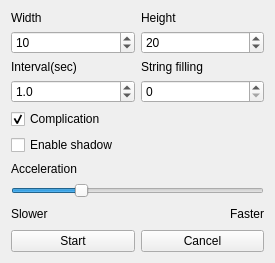
<?xml version="1.0" encoding="UTF-8"?>
<ui version="4.0">
 <class>CustomGameDlg</class>
 <widget class="QWidget" name="CustomGameDlg">
  <property name="windowModality">
   <enum>Qt::ApplicationModal</enum>
  </property>
  <property name="geometry">
   <rect>
    <x>0</x>
    <y>0</y>
    <width>275</width>
    <height>263</height>
   </rect>
  </property>
  <property name="windowTitle">
   <string>New game</string>
  </property>
  <property name="windowIcon">
   <iconset resource="resources.qrc">
    <normaloff>:/icon.png</normaloff>:/icon.png</iconset>
  </property>
  <layout class="QVBoxLayout" name="verticalLayout">
   <item>
    <layout class="QGridLayout" name="gridLayout">
     <item row="0" column="1">
      <widget class="QLabel" name="label_2">
       <property name="text">
        <string>Height</string>
       </property>
      </widget>
     </item>
     <item row="0" column="0">
      <widget class="QLabel" name="label">
       <property name="text">
        <string>Width</string>
       </property>
      </widget>
     </item>
     <item row="1" column="1">
      <widget class="QSpinBox" name="heightSpin">
       <property name="minimum">
        <number>10</number>
       </property>
       <property name="maximum">
        <number>100</number>
       </property>
       <property name="value">
        <number>20</number>
       </property>
      </widget>
     </item>
     <item row="1" column="0">
      <widget class="QSpinBox" name="widthSpin">
       <property name="minimum">
        <number>5</number>
       </property>
       <property name="maximum">
        <number>50</number>
       </property>
       <property name="value">
        <number>10</number>
       </property>
      </widget>
     </item>
     <item row="2" column="0">
      <widget class="QLabel" name="label_3">
       <property name="text">
        <string>Interval(sec)</string>
       </property>
      </widget>
     </item>
     <item row="3" column="0">
      <widget class="QDoubleSpinBox" name="intervalSpin">
       <property name="decimals">
        <number>1</number>
       </property>
       <property name="minimum">
        <double>0.300000000000000</double>
       </property>
       <property name="maximum">
        <double>2.000000000000000</double>
       </property>
       <property name="singleStep">
        <double>0.100000000000000</double>
       </property>
       <property name="value">
        <double>1.000000000000000</double>
       </property>
      </widget>
     </item>
     <item row="2" column="1">
      <widget class="QLabel" name="label_4">
       <property name="text">
        <string>String filling</string>
       </property>
      </widget>
     </item>
     <item row="3" column="1">
      <widget class="QSpinBox" name="fillingSpin">
       <property name="maximum">
        <number>10</number>
       </property>
      </widget>
     </item>
    </layout>
   </item>
   <item>
    <widget class="QCheckBox" name="complicationCheck">
     <property name="text">
      <string>Complication</string>
     </property>
     <property name="checked">
      <bool>true</bool>
     </property>
    </widget>
   </item>
   <item>
    <widget class="QCheckBox" name="shadowCheck">
     <property name="text">
      <string>Enable shadow</string>
     </property>
    </widget>
   </item>
   <item>
    <widget class="QLabel" name="label_5">
     <property name="text">
      <string>Acceleration</string>
     </property>
    </widget>
   </item>
   <item>
    <widget class="QSlider" name="accelerationSlider">
     <property name="minimum">
      <number>10</number>
     </property>
     <property name="maximum">
      <number>200</number>
     </property>
     <property name="value">
      <number>60</number>
     </property>
     <property name="orientation">
      <enum>Qt::Horizontal</enum>
     </property>
    </widget>
   </item>
   <item>
    <layout class="QHBoxLayout" name="horizontalLayout_2">
     <item>
      <widget class="QLabel" name="label_7">
       <property name="text">
        <string>Slower</string>
       </property>
      </widget>
     </item>
     <item>
      <spacer name="horizontalSpacer">
       <property name="orientation">
        <enum>Qt::Horizontal</enum>
       </property>
       <property name="sizeHint" stdset="0">
        <size>
         <width>40</width>
         <height>20</height>
        </size>
       </property>
      </spacer>
     </item>
     <item>
      <widget class="QLabel" name="label_6">
       <property name="text">
        <string>Faster</string>
       </property>
      </widget>
     </item>
    </layout>
   </item>
   <item>
    <layout class="QHBoxLayout" name="horizontalLayout">
     <item>
      <widget class="QPushButton" name="startBtn">
       <property name="text">
        <string>Start</string>
       </property>
      </widget>
     </item>
     <item>
      <widget class="QPushButton" name="cancelBtn">
       <property name="text">
        <string>Cancel</string>
       </property>
      </widget>
     </item>
    </layout>
   </item>
  </layout>
 </widget>
 <resources>
  <include location="resources.qrc"/>
 </resources>
 <connections/>
</ui>
